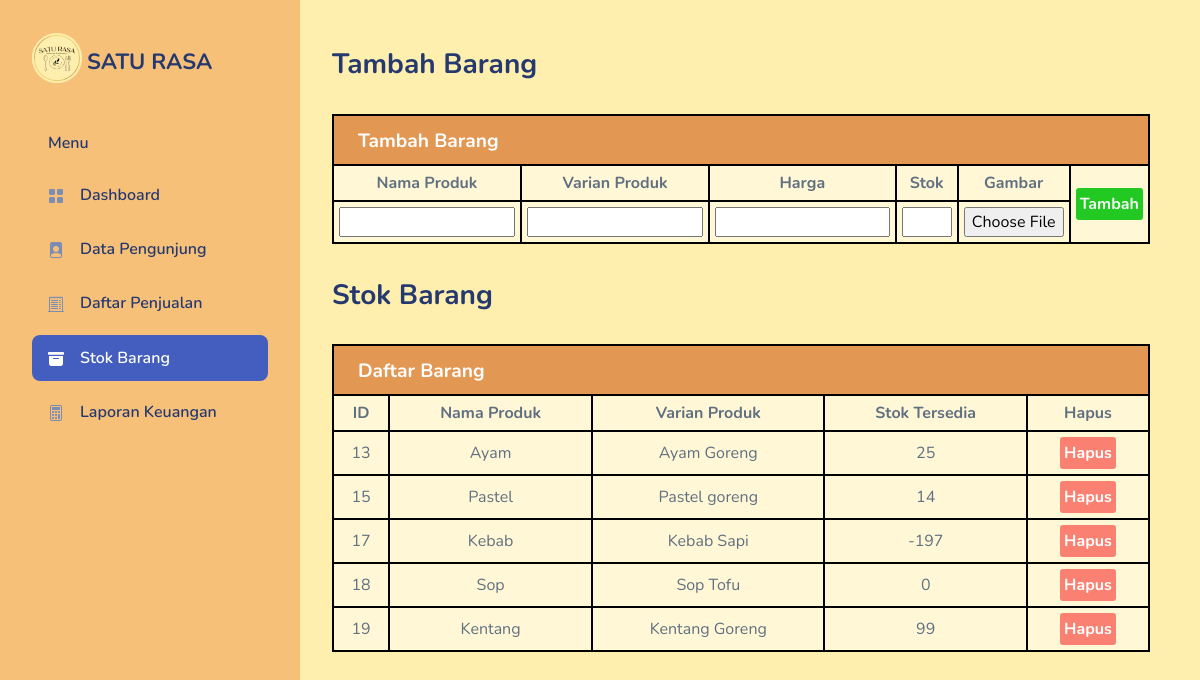
The app's page /admintemplate/stokbarang.php with its own data.
### tables this page shows
CREATE TABLE `menu` (
  `id` int(255) NOT NULL,
  `nama1` varchar(20) NOT NULL,
  `nama2` varchar(40) NOT NULL,
  `harga` varchar(255) NOT NULL,
  `gambar` varchar(255) NOT NULL,
  `favorit` int(1) NOT NULL DEFAULT 0,
  `stok` int(255) NOT NULL
);

### functions.php (called while the page is built, shortened)
<?php
$conn = mysqli_connect('localhost', 'root', '', 'kasironline');
function ambil($querynya) {
    global $conn;
    $result = mysqli_query($conn, $querynya);
    $rows = [];
    while($row = mysqli_fetch_assoc($result)) {
        $rows[] = $row;
    }
    return $rows;
}
?>

### admintemplate/stokbarang.php (the view, shortened to what this page needs)
<?php
    require "../functions.php";
    $menus = ambil("SELECT * FROM menu");
?>
<!DOCTYPE html>
<html lang="en">
<head>
    <link rel="stylesheet" href="assets/css/bootstrap.css">
    <link rel="stylesheet" href="assets/vendors/iconly/bold.css">
    <link rel="stylesheet" href="assets/vendors/perfect-scrollbar/perfect-scrollbar.css">
    <link rel="stylesheet" href="assets/vendors/bootstrap-icons/bootstrap-icons.css">
    <link rel="stylesheet" href="assets/css/app.css">
    <link rel="stylesheet" href="assets/css/styleku.css">
</head>
<body>
    <div id="app">
        <div id="sidebar" class="active">
            <div class="sidebar-wrapper active">
                <div class="sidebar-header">
                    <div class="d-flex justify-content-between">
                        <div class="logo">
                            <a href="index.php">
                                <img src="assets/images/logo/logo1.png" alt="Logo" srcset="">
                                <h3 style="float: right;margin-top: 17px;margin-left: 5px;font-size: 22px;">SATU RASA</h3>
                            </a>
                        </div>
                    </div>
                </div>
                <div class="sidebar-menu">
                    <ul class="menu">
                        <li class="sidebar-title">Menu</li>
                        <li class="sidebar-item">
                            <a href="index.html" class='sidebar-link'>
                                <i class="bi bi-grid-fill"></i>
                                <span>Dashboard</span>
                            </a>
                        </li>
                        <li class="sidebar-item ">
                            <a href="daftarakun.php" class='sidebar-link'>
                                <i class="bi bi-file-person-fill"></i>
                                <span>Data Pengunjung</span>
                            </a>
                        </li>
                        <li class="sidebar-item ">
                            <a href="daftarpenjualan.html" class='sidebar-link'>
                                <i class="bi bi-receipt-cutoff"></i>
                                <span>Daftar Penjualan</span>
                            </a>
                        </li>
                        <li class="sidebar-item active">
                            <a href="stokbarang.html" class='sidebar-link'>
                                <i class="bi bi-archive-fill"></i>
                                <span>Stok Barang</span>
                            </a>
                        </li>
                        <li class="sidebar-item  ">
                            <a href="laporankeuangan.html" class='sidebar-link'>
                                <i class="bi bi-calculator"></i>
                                <span>Laporan Keuangan</span>
                            </a>
                        </li>
                    </ul>
                </div>
            </div>
        </div>
        <div id="main">
            <div class="page-heading">
                <h3>Tambah Barang</h3>
            </div>
            <div class="page-content">
                <section class="row">
                    <div class="col-12 col-lg-9">
                        <div class="row">
                        <div class="row">
                            <div class="col-12">
                                <div class="card" style="width: 137%;">
                                    <div class="card-header card-header-tabel">
                                        <h4>Tambah Barang</h4>
                                    </div>
                                    <div class="card-body kartu-tabel">
                                        <table width="100%" cellspacing="0" cellpadding="5" class="tabelku">
                                        <form action="" method="post" enctype="multipart/form-data">
                                            <tr class="tr">
                                                <th class="td">Nama Produk</th>
                                                <th class="td">Varian Produk</th>
                                                <th class="td">Harga</th>
                                                <th class="td">Stok</th>
                                                <th class="td">Gambar</th>
                                                <th rowspan="2"><button style="color: whitesmoke;border:none;font-weight:bold;" class="tomboltabel" type="submit" name="submit">Tambah</button></th>
                                            </tr>
                                            <tr class="tr">
                                                <td class="td"><input name="nama1" style="width: 100%;" type="text"></td>
                                                <td class="td"><input name="nama2" type="text"></td>
                                                <td class="td"><input name="harga" type="text"></td>
                                                <td class="td"><input name="stok" style="width: 50px;text-align:center;" type="text"></td>
                                                <td class="td"><input name="gambar" style="width: 100px;" type="file"></td>
                                            </tr>
                                        </form>
                                        </table>
                                    </div>
                                </div>
                            </div>
                        </div>
                    </div>
                    </div>
                </section>
            </div>
            <div class="page-heading">
                <h3>Stok Barang</h3>
            </div>
            <div class="page-content">
                <section class="row">
                    <div class="col-12 col-lg-9">
                        <div class="row">
                        <div class="row">
                            <div class="col-12">
                                <div class="card" style="width: 137%;">
                                    <div class="card-header card-header-tabel">
                                        <h4>Daftar Barang</h4>
                                    </div>
                                    <div class="card-body kartu-tabel">
                                        <table width="100%" cellspacing="0" cellpadding="5" class="tabelku">
                                            <tr class="tr">
                                                <th class="td">ID</th>
                                                <th class="td">Nama Produk</th>
                                                <th class="td">Varian Produk</th>
                                                <th class="td">Stok Tersedia</th>
                                                <th>Hapus</th>
                                            </tr>
                                            <?php foreach($menus as $menu) : ?>
                                            <tr class="tr">
                                                <td class="td"><?php echo $menu['id']; ?></td>
                                                <td class="td"><?php echo $menu['nama1']; ?></td>
                                                <td class="td"><?php echo $menu['nama2']; ?></th>
                                                <td class="td"><?php echo $menu['stok']; ?></td>
                                                <td class="td"><button style="background-color:salmon;color: whitesmoke;border:none;font-weight:bold;" class="tomboltabel"><a onclick="return confirm('Yakin?')" href="hapus.php?id=<?php echo $menu['id']; ?>">Hapus</a></button></td>
                                            </tr>
                                            <?php endforeach; ?>
                                        </table>
                                    </div>
                                </div>
                            </div>
                        </div>
                    </div>
                    </div>
                </section>
            </div>
        </div>
    </div>
</body>
</html>

### admintemplate/assets/css/app.css (style rules this page uses)
.card { margin-bottom:2.2rem;border:none }
.card .card-header { border:none }
.card .card-header h4 { font-size:1.2rem;font-weight:700 }
.card .card-header~.card-body { padding-top:0 }
.card .card-body { padding:1.5rem }
#sidebar.active .sidebar-wrapper { left:0 }
.sidebar-wrapper { width:300px;height:100vh;position:fixed;top:0;z-index:10;overflow-y:auto;background-color:#fff;bottom:0;transition:left .5s ease-out }
.sidebar-wrapper .sidebar-header { padding:2rem 2rem 1rem;font-size:2rem;font-weight:700 }
.sidebar-wrapper .sidebar-header img { height:1.2rem }
.sidebar-wrapper .menu { margin-top:2rem;padding:0 2rem;font-weight:600 }
.sidebar-wrapper .menu .sidebar-title { padding:0 1rem;margin:1.5rem 0 1rem;font-size:1rem;list-style:none;font-weight:600;color:#25396f }
.sidebar-wrapper .menu .sidebar-link { display:block;padding:.7rem 1rem;font-size:1rem;display:flex;align-items:center;border-radius:.5rem;transition:all .5s;text-decoration:none;color:#25396f }
.sidebar-wrapper .menu .sidebar-link i,.sidebar-wrapper .menu .sidebar-link svg { color:#7c8db5 }
.sidebar-wrapper .menu .sidebar-link span { margin-left:1rem }
.sidebar-wrapper .menu .sidebar-item { list-style:none;margin-top:.5rem;position:relative }
.sidebar-wrapper .menu .sidebar-item.active .sidebar-link { background-color:#435ebe }
.sidebar-wrapper .menu .sidebar-item.active .sidebar-link span { color:#fff }
.sidebar-wrapper .menu .sidebar-item.active .sidebar-link i,.sidebar-wrapper .menu .sidebar-item.active .sidebar-link svg { fill:#fff;color:#fff }
.bi { width:1rem;height:1rem }
#main { margin-left:300px;padding:2rem }
.page-heading { margin:0 0 2rem }
.page-heading h3 { font-weight:700 }
a { text-decoration:none }

### admintemplate/assets/css/styleku.css (style rules this page uses)
body { background-color: #ffefaf; }
.card { background-color: #fff7d6; }
.card-header { background-color: rgb(226, 152, 83); }
h4 { color: white; }
.sidebar-wrapper { background-color: rgb(247, 192, 121); }
.logo a img { width: 50px; height: 50px !important; }
.tabelku { border: 2px solid black !important; border-end-end-radius: 50px; text-align: center; }
.tr { border: 2px solid black !important; }
.td { border: 2px solid black !important; }
.kartu-tabel { padding: 0px !important; }
.tomboltabel { padding: 4px; border-radius: 3px; background-color: rgb(243, 60, 60); }
.tomboltabel:nth-child(1) { background-color: rgb(35, 201, 35); }
.tomboltabel a { color:rgb(255, 255, 255); }
.card-header-tabel { border-radius: 0px !important; height: 50px !important; border-top: 2px solid black !important; border-left: 2px solid black !important; border-right: 2px solid black !important; }
.card-header-tabel h4 { margin-top: -10px !important; }

### admintemplate/stokbarang.php (style rules this page uses)
table input { width: 100%; }

### records on screen
menu: id "13", nama1 "Ayam", nama2 "Ayam Goreng", stok "25"
menu: id "15", nama1 "Pastel", nama2 "Pastel goreng", stok "14"
menu: id "17", nama1 "Kebab", nama2 "Kebab Sapi", stok "-197"
menu: id "18", nama1 "Sop", nama2 "Sop Tofu", stok "0"
menu: id "19", nama1 "Kentang", nama2 "Kentang Goreng", stok "99"
